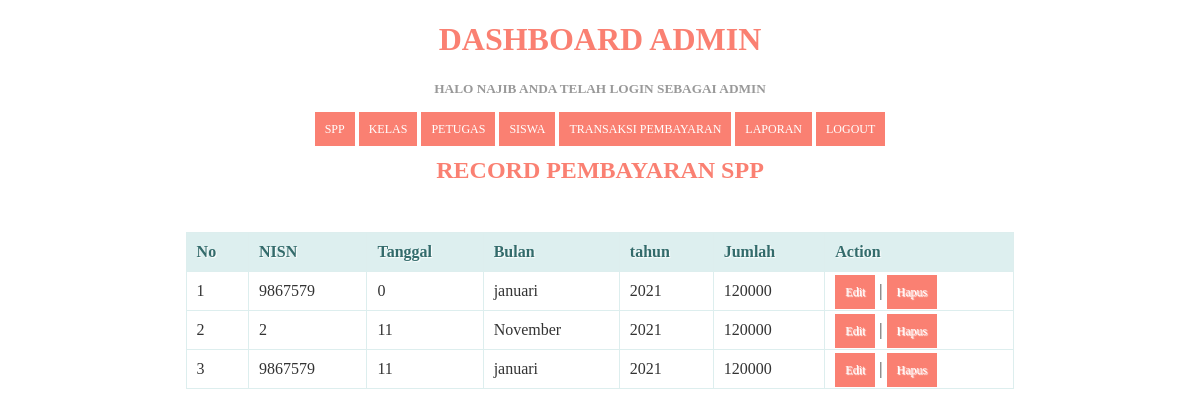
Page /laporan.php (signed in) on the committed database.
### tables this page shows
CREATE TABLE `pembayaran` (
  `id_pembayaran` int(11) NOT NULL,
  `id_petugas` int(11) NOT NULL,
  `NISN` varchar(10) NOT NULL,
  `tgl_bayar` int(11) NOT NULL,
  `bulan_dibayar` varchar(8) NOT NULL,
  `tahun_dibayar` varchar(4) NOT NULL,
  `id_spp` int(11) NOT NULL,
  `jumlah_bayar` int(11) NOT NULL
);

### laporan.php (the view, shortened to what this page needs)
<!DOCTYPE html>
<html>
  <head>
  </head>
<body>
	<?php
  include ('header.php');
?>
    <center><h2>RECORD PEMBAYARAN SPP</h2><center>
    <br/>
    <table>
      <thead>
        <tr>
          <th>No</th>
          <th>NISN</th>
          <th>Tanggal</th>
          <th>Bulan</th>
          <th>tahun</th>
          <th>Jumlah</th>
          <th>Action</th>
        </tr>
    </thead>
    <tbody>
      <?php
      $query = "SELECT * FROM pembayaran ORDER BY id_pembayaran ASC";
      $result = mysqli_query($koneksi, $query);
      $no = 1;
      while($row = mysqli_fetch_assoc($result))
      {
      ?>
       <tr>
          <td><?php echo $no; ?></td>
          <td><?php echo $row['NISN']; ?></td>
          <td><?php echo $row['tgl_bayar']; ?></td>
          <td><?php echo $row['bulan_dibayar']; ?></td>
          <td><?php echo $row['tahun_dibayar']; ?></td>
          <td><?php echo $row['jumlah_bayar']; ?></td>
          <td>
              <a href="edit_transaksi.php?id=<?php echo $row['id_pembayaran']; ?>">Edit</a> |
              <a href="proses_hapusspp.php?id=<?php echo $row['id_pembayaran']; ?>" onClick="return confirm('Anda yakin akan menghapus data ini?')">Hapus</a>
          </td>
      </tr>
      <?php
        $no++;
      }
      ?>
    </tbody>
    </table>
</body>
</html>

### laporan.php (style rules this page uses)
* { font-family: "Trebuchet MS"; }
h2 { text-transform: uppercase; color: salmon; }
table { border: solid 1px #DDEEEE; border-collapse: collapse; border-spacing: 0; width: 70%; margin: 10px auto 10px auto; }
table thead th { background-color: #DDEFEF; border: solid 1px #DDEEEE; color: #336B6B; padding: 10px; text-align: left; text-shadow: 1px 1px 1px #fff; text-decoration: none; }
table tbody td { border: solid 1px #DDEEEE; color: #333; padding: 10px; text-shadow: 1px 1px 1px #fff; }
a { background-color: salmon; color: #fff; padding: 10px; text-decoration: none; font-size: 12px; }

### header.php (style rules this page uses)
* { font-family: "Trebuchet MS"; }
table { border: solid 1px #DDEEEE; border-collapse: collapse; border-spacing: 0; width: 70%; margin: 10px auto 10px auto; }
table thead th { background-color: #DDEFEF; border: solid 1px #DDEEEE; color: #336B6B; padding: 10px; text-align: left; text-shadow: 1px 1px 1px #fff; text-decoration: none; }
table tbody td { border: solid 1px #DDEEEE; color: #333; padding: 10px; text-shadow: 1px 1px 1px #fff; }
a { background-color: salmon; color: #fff; padding: 10px; text-decoration: none; font-size: 12px; }

### rows in the picture
pembayaran: NISN "9867579", tgl_bayar "0", bulan_dibayar "januari", tahun_dibayar "2021", jumlah_bayar "120000"
pembayaran: NISN "2", tgl_bayar "11", bulan_dibayar "November", tahun_dibayar "2021", jumlah_bayar "120000"
pembayaran: NISN "9867579", tgl_bayar "11", bulan_dibayar "januari", tahun_dibayar "2021", jumlah_bayar "120000"

### other values in the picture
$_SESSION['username'] "NAJIB"
$_SESSION['level'] "ADMIN"
